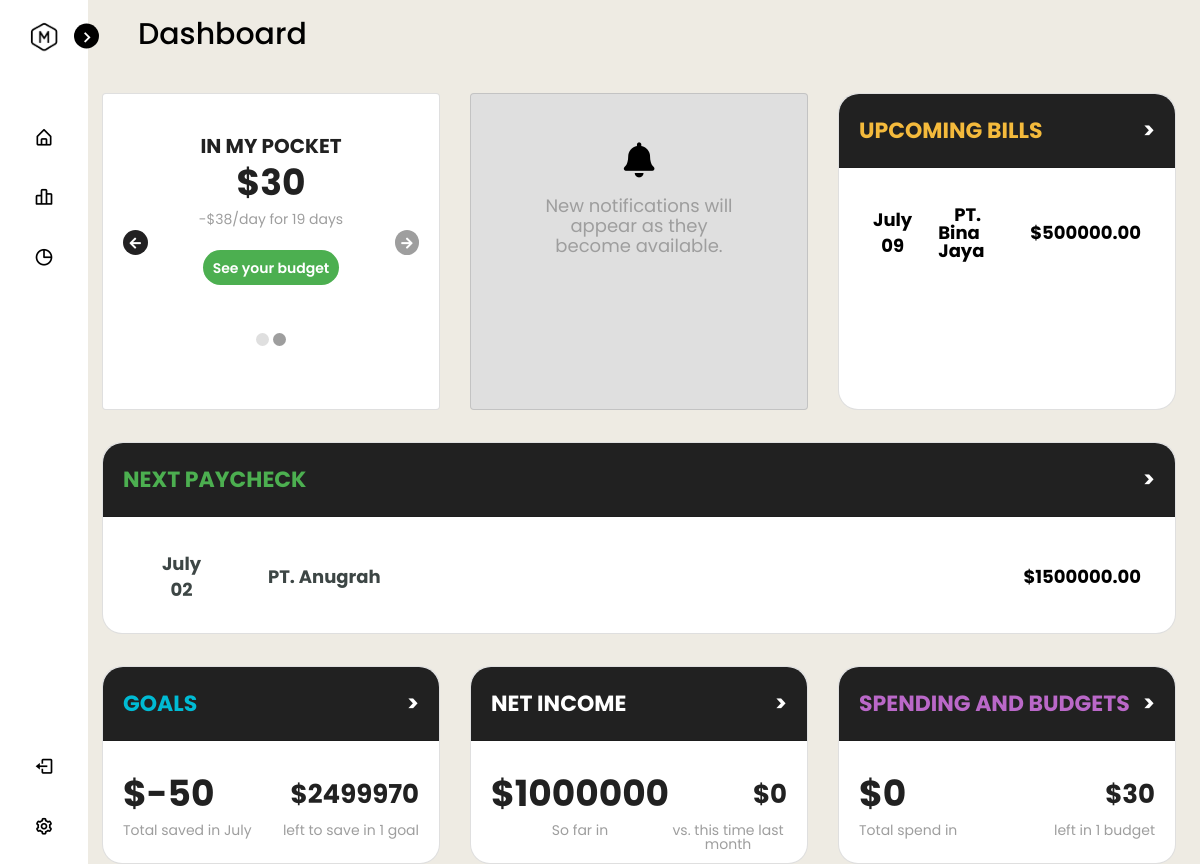
Screenshot of /dashboard.php (signed in) with the database file from the repository.
### tables this page shows
CREATE TABLE `user_bills` (
  `id_bills` int(11) NOT NULL,
  `id_user` int(11) NOT NULL,
  `bill_source` varchar(255) NOT NULL,
  `amount` int(11) NOT NULL,
  `frequency` varchar(255) NOT NULL,
  `next_bill_due` varchar(255) NOT NULL
);

CREATE TABLE `user_income` (
  `id_income` int(11) NOT NULL,
  `id_user` int(11) NOT NULL,
  `income_source` varchar(255) NOT NULL,
  `amount` int(11) NOT NULL,
  `frequency` varchar(255) NOT NULL,
  `next_deposit` varchar(255) NOT NULL
);

CREATE TABLE `user_goals` (
  `id_goals` int(11) NOT NULL,
  `id_user` int(11) NOT NULL,
  `goal_name` varchar(255) NOT NULL,
  `goal_target_amount` int(11) NOT NULL,
  `goal_due_date` varchar(255) NOT NULL
);

### function/function.php (called while the page is built, shortened)
<?php
	function month($int){
		switch($int){
			case 7:
				$month = "July";
				break;
		}
		return $month;
	}
?>

### dashboard.php (the view, shortened to what this page needs)
<!DOCTYPE html>
<html lang="en">
  <head>
    <link rel="stylesheet" href="css/dashboard.css" />
    <link rel="stylesheet" href="font/fontawesome/fontawesome.min.css" />
    <link
      href="https://unpkg.com/boxicons@2.1.1/css/boxicons.min.css"
      rel="stylesheet"
    />
  </head>
  <body>
    <nav class="sidebar close">
      <header>
        <div class="image-text">
          <span class="image">
            <img src="image/moneymaven2.png" alt="" />
          </span>
        </div>
        <i class="bx bx-chevron-right toggle"></i>
      </header>
      <div class="menu-bar">
        <div class="menu">
          <ul class="menu-links">
            <li class="nav-link">
              <a href="dashboard.php">
                <i class="bx bx-home-alt icon"></i>
              </a>
            </li>
            <li class="nav-link">
              <a href="transaction.php">
                <i class="bx bx-bar-chart-alt-2 icon"></i>
              </a>
            </li>
            <li class="nav-link">
              <a href="insights.php">
                <i class="bx bx-pie-chart-alt icon"></i>
              </a>
            </li>
          </ul>
        </div>
        <div class="bottom-content">
          <li class="">
            <a href="function/logout.php">
              <i class="bx bx-log-out icon"></i>
            </a>
          </li>
		  <li class="">
			<a href="settings.php">
				<i class='bx bx-cog icon' ></i>
			</a>
		  </li>
        </div>
      </div>
    </nav>
    <section class="home">
      <div class="text">Dashboard</div>
      <div class="row p-4">
        <div class="col-lg-4">
          <div class="card dim-card py-4">
            <div class="card-body text-center">
              <div class="row">
                <div
                  class="col-lg-2 d-flex align-items-center justify-content-center"
                >
                  <a href="javascript:void(0)">
                    <div class="circle-chev">
                      <span class="fa fa-arrow-left"></span>
                    </div>
                  </a>
                </div>
                <div class="col-lg-8">
                  <h5 class="title-head">IN MY POCKET</h5>
                  <h1 class="title my-3"><?php echo '$' . $_COOKIE['amount'];?></h1>
                  <p class="mt-0 desc">-$38/day for 19 days</p>
                  <div class="d-flex justify-content-center mt-4">
                    <a href="insights.php">
                      <div class="btn-green">
                        <span class="text-button"> See your budget </span>
                      </div>
                    </a>
                  </div>
                  <div class="d-flex justify-content-center mt-5">
                    <a href="javascript:void(0)">
                      <div class="circle-disabled"></div>
                    </a>
                    <a href="javascript:void(0)">
                      <div class="circle ml-1"></div>
                    </a>
                  </div>
                </div>
                <div
                  class="col-lg-2 d-flex align-items-center justify-content-center"
                >
                  <div class="circle-chev-disabled">
                    <span class="fa fa-arrow-right"></span>
                  </div>
                </div>
              </div>
            </div>
          </div>
        </div>
        <div class="col-lg-4">
          <div class="card py-4 dim-card card-notification">
            <div class="card-body pt-4 text-center">
              <h1 class="fa fa-bell text-bell"></h1>
              <div class="d-flex justify-content-center">
                <p class="mt-3 desc-notification" style="width: 70%">
                  New notifications will appear as they become available.
                </p>
              </div>
            </div>
          </div>
        </div>
        <div class="col-lg-4">
          <div class="card dim-card border-radius">
            <div class="card-header bg-dark py-4 d-flex align-items-center">
              <span class="title-card text-yellow"> UPCOMING BILLS </span>
              <a href="javascript:void(0)" class="title-arrow">
                <span> > </span>
              </a>
            </div>
            <div class="card-body pt-4 text-center">
              <table class="table">
				<?php
					include("function/connect.php");
					include("function/function.php");
					$idUser = $_COOKIE['idUser'];
					$sql = "SELECT * FROM user_bills WHERE id_user = $idUser";
					$result = mysqli_query($con, $sql);
					while($row = mysqli_fetch_array($result)){
						$billSource = $row['bill_source'];
						$billAmount = $row['amount'];
						$billNextDue = $row['next_bill_due'];
					}
					$curMonth = explode("-", $billNextDue);
					$intMonth = (int) $curMonth[1];
					$billNextDue = strtotime($billNextDue);
					$date = strtotime(date("Y-m-d", time()));
					if($billNextDue < $date){
						$intMonth++;
					}
					$month = month($intMonth);
				?>
                <tr>
                  <td style="width: 12%" class="text-left">
                    <div class="text-center">
                      <div><?php echo $month;?></div>
                      <div class="pt-2"><?php echo $curMonth[2];?></div>
                    </div>
                  </td>
                  <td style="width: 100%" class="text-left">
                    <span class="pl-3"><?php echo $billSource;?> </span>
                  </td>
                  <td style="width: 100%"><?php echo '$' . $billAmount . '.00';?></td>
                </tr>
              </table>
            </div>
          </div>
        </div>
      </div>
      <div class="row py-2 px-4">
        <div class="col-lg-12">
          <div class="card dim-card-list border-radius">
            <div class="card-header bg-dark py-4 d-flex align-items-center">
              <span class="title-card text-green"> NEXT PAYCHECK </span>
              <a href="javascript:void(0)" class="title-arrow">
                <span> > </span>
              </a>
            </div>
            <div class="card-body pt-4 text-center">
              <table class="table">
				<?php
					$sql = "SELECT * FROM user_income WHERE id_user = $idUser";
					$result = mysqli_query($con, $sql);
					$incomeNextDeposit = date("Y-m-d", time());
					while($row = mysqli_fetch_array($result)){
						$incomeSource = $row['income_source'];
						$incomeAmount = $row['amount'];
						$incomeNextDeposit = $row['next_deposit'];
					}
					$curMonth = explode("-", $incomeNextDeposit);
					$intMonth = (int) $curMonth[1];
					$incomeNextDeposit = strtotime($incomeNextDeposit);
					$date = strtotime(date("Y-m-d", time()));
					if($incomeNextDeposit < $date){
						$intMonth++;
					}
					$month = month($intMonth);
				?>
                <tr>
                  <td style="width: 12%" class="text-left">
                    <div class="text-center" style="color: #3d4645">
                      <div><?php echo $month;?></div>
                      <div class="pt-2"><?php echo $curMonth[2];?></div>
                    </div>
                  </td>
                  <td style="width: 100%" class="text-left">
                    <span class="pl-3" style="color: #3d4645"><?php echo $incomeSource;?></span>
                  </td>
                  <td style="width: 100%"><?php echo '$' . $incomeAmount . '.00';?></td>
                </tr>
              </table>
            </div>
          </div>
        </div>
      </div>
      <div class="row pt-4 px-4">
        <div class="col-lg-4">
          <div class="card dim-card-list-3 border-radius">
            <div class="card-header bg-dark py-4 d-flex align-items-center">
              <span class="title-card text-lightblue"> GOALS </span>
              <a href="javascript:void(0)" class="title-arrow">
                <span> > </span>
              </a>
            </div>
			<?php
				$sql = "SELECT * FROM user_goals WHERE id_user = $idUser";
				$result = mysqli_query($con, $sql);
				$goalDueDate = date("Y-m-d", time());
				while($row = mysqli_fetch_array($result)){
					$goalTargetAmount = $row['goal_target_amount'];
					$goalDueDate = $row['goal_due_date'];
				}
				$curMonth = explode("-", $goalDueDate);
				$intMonth = (int) $curMonth[1];
				$month = month($intMonth);
				$sql = "SELECT * FROM transaction WHERE id_user = $idUser";
				$result = mysqli_query($con, $sql);
				$goals = 0;
				while($row = mysqli_fetch_array($result)){
					$typeTransaction = $row['type_transaction'];
					$transactionAmount = $row['amount'];
					if($typeTransaction == 'expense'){
						$goals = $goals - $transactionAmount;
					}else{
						$goals = $goals + $transactionAmount;
					}
				}
			?>
            <div class="card-body pt-4 text-center">
              <div class="d-flex justify-content-between">
                <div class="text-left">
                  <h1 class="title my-3"><?php echo '$'. $goals;?></h1>
                  <p class="mt-0 desc">Total saved in <?php echo $month;?></p>
                </div>
                <div class="text-right">
                  <h1 class="title-price-right my-3"><?php echo '$' . ((int)$goalTargetAmount - (int)$_COOKIE['amount']);?></h1>
                  <p class="mt-0 desc">left to save in 1 goal</p>
                </div>
              </div>
            </div>
          </div>
        </div>
        <div class="col-lg-4">
          <div class="card dim-card-list-3 border-radius">
            <div class="card-header bg-dark py-4 d-flex align-items-center">
              <span class="title-card text-white"> NET INCOME </span>
              <a href="javascript:void(0)" class="title-arrow">
                <span> > </span>
              </a>
            </div>
            <div class="card-body pt-4 text-center">
              <div class="d-flex justify-content-between">
                <div class="text-left">
				  <?php
					$sql = "SELECT * FROM transaction WHERE id_user = $idUser";
					$result = mysqli_query($con, $sql);
					$expense = 0;
					$nowDate = date("Y-m-d", time());
					$arrDate = explode("-", $nowDate);
					while($row = mysqli_fetch_array($result)){
						$date = $row['date'];
						$arrDate = explode("-", $date);
					}
					$nowMonth = month((int)$arrDate[1]);
					$netIncome = $incomeAmount - $billAmount - $expense;
				  ?>
                  <h1 class="title my-3"><?php echo '$' . $netIncome;?></h1>
                  <p class="mt-0 desc">So far in <?php echo $nowMonth;?></p>
                </div>
                <div class="text-right">
                  <h1 class="title-price-right my-3">$0</h1>
                  <p class="mt-0 desc">vs. this time last month</p>
                </div>
              </div>
            </div>
          </div>
        </div>
        <div class="col-lg-4">
          <div class="card dim-card-list-3 border-radius">
            <div class="card-header bg-dark py-4 d-flex align-items-center">
              <span class="title-card text-purple"> SPENDING AND BUDGETS </span>
              <a href="javascript:void(0)" class="title-arrow">
                <span> > </span>
              </a>
            </div>
			<?php
				$sql = "SELECT * FROM transaction WHERE id_user = $idUser";
				$result = mysqli_query($con, $sql);
				$expense = 0;
				$nowDate = date("Y-m-d", time());
				$arrDate = explode("-", $nowDate);
				while($row = mysqli_fetch_array($result)){
					$date = $row['date'];
					$arrDate = explode("-", $date);
				}
				$nowMonth = month((int)$arrDate[1]);
			?>
            <div class="card-body pt-4 text-center">
              <div class="d-flex justify-content-between">
                <div class="text-left">
                  <h1 class="title my-3"><?php echo '$' . $expense;?></h1>
                  <p class="mt-0 desc">Total spend in <?php echo $nowMonth;?></p>
                </div>
                <div class="text-right">
                  <h1 class="title-price-right my-3"><?php echo '$' . $_COOKIE['amount'];?></h1>
                  <p class="mt-0 desc">left in 1 budget</p>
                </div>
              </div>
            </div>
          </div>
        </div>
      </div>
    </section>
  </body>
</html>

### rows the page displays
user_bills: next_bill_due "09", bill_source "PT. Bina Jaya", amount "500000"
user_income: next_deposit "02", income_source "PT. Anugrah", amount "1500000", amount.amount "1000000"
user_goals: goal_due_date "July", (int)$goalTargetAmount-(int)$_COOKIE['amount'] "2499970"

### other values shown
$_COOKIE['amount'] "30"
$month "July"
$goals "-50"
$expense "0"
